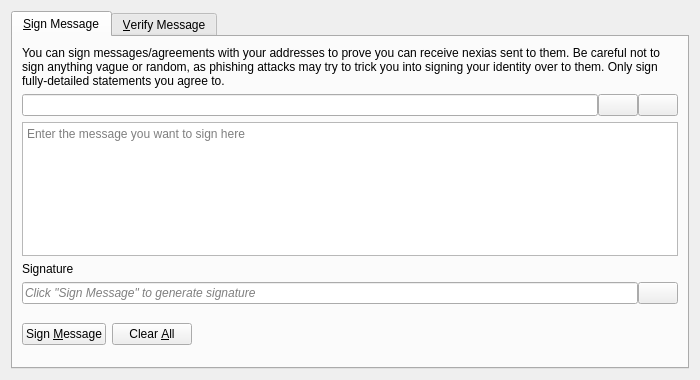
<?xml version="1.0" encoding="UTF-8"?>
<ui version="4.0">
 <class>SignVerifyMessageDialog</class>
 <widget class="QDialog" name="SignVerifyMessageDialog">
  <property name="geometry">
   <rect>
    <x>0</x>
    <y>0</y>
    <width>700</width>
    <height>380</height>
   </rect>
  </property>
  <property name="windowTitle">
   <string>Signatures - Sign / Verify a Message</string>
  </property>
  <property name="modal">
   <bool>true</bool>
  </property>
  <layout class="QVBoxLayout" name="verticalLayout">
   <item>
    <widget class="QTabWidget" name="tabWidget">
     <property name="currentIndex">
      <number>0</number>
     </property>
     <widget class="QWidget" name="tabSignMessage">
      <attribute name="title">
       <string>&amp;Sign Message</string>
      </attribute>
      <layout class="QVBoxLayout" name="verticalLayout_SM">
       <item>
        <widget class="QLabel" name="infoLabel_SM">
         <property name="text">
          <string>You can sign messages/agreements with your addresses to prove you can receive nexias sent to them. Be careful not to sign anything vague or random, as phishing attacks may try to trick you into signing your identity over to them. Only sign fully-detailed statements you agree to.</string>
         </property>
         <property name="textFormat">
          <enum>Qt::PlainText</enum>
         </property>
         <property name="wordWrap">
          <bool>true</bool>
         </property>
        </widget>
       </item>
       <item>
        <layout class="QHBoxLayout" name="horizontalLayout_1_SM">
         <property name="spacing">
          <number>0</number>
         </property>
         <item>
          <widget class="QValidatedLineEdit" name="addressIn_SM">
           <property name="toolTip">
            <string>The Nexia address to sign the message with</string>
           </property>
          </widget>
         </item>
         <item>
          <widget class="QPushButton" name="addressBookButton_SM">
           <property name="toolTip">
            <string>Choose previously used address</string>
           </property>
           <property name="text">
            <string/>
           </property>
           <property name="icon">
            <iconset resource="../bitcoin.qrc">
             <normaloff>:/icons/address-book</normaloff>:/icons/address-book</iconset>
           </property>
           <property name="shortcut">
            <string>Alt+A</string>
           </property>
           <property name="autoDefault">
            <bool>false</bool>
           </property>
          </widget>
         </item>
         <item>
          <widget class="QPushButton" name="pasteButton_SM">
           <property name="toolTip">
            <string>Paste address from clipboard</string>
           </property>
           <property name="text">
            <string/>
           </property>
           <property name="icon">
            <iconset resource="../bitcoin.qrc">
             <normaloff>:/icons/editpaste</normaloff>:/icons/editpaste</iconset>
           </property>
           <property name="shortcut">
            <string>Alt+P</string>
           </property>
           <property name="autoDefault">
            <bool>false</bool>
           </property>
          </widget>
         </item>
        </layout>
       </item>
       <item>
        <widget class="QPlainTextEdit" name="messageIn_SM">
         <property name="toolTip">
          <string>Enter the message you want to sign here</string>
         </property>
         <property name="placeholderText">
          <string>Enter the message you want to sign here</string>
         </property>
        </widget>
       </item>
       <item>
        <widget class="QLabel" name="signatureLabel_SM">
         <property name="text">
          <string>Signature</string>
         </property>
         <property name="textFormat">
          <enum>Qt::PlainText</enum>
         </property>
        </widget>
       </item>
       <item>
        <layout class="QHBoxLayout" name="horizontalLayout_2_SM">
         <property name="spacing">
          <number>0</number>
         </property>
         <item>
          <widget class="QLineEdit" name="signatureOut_SM">
           <property name="placeholderText">
            <string>Click "Sign Message" to generate signature</string>
           </property>
           <property name="font">
            <font>
             <italic>true</italic>
            </font>
           </property>
           <property name="readOnly">
            <bool>true</bool>
           </property>
          </widget>
         </item>
         <item>
          <widget class="QPushButton" name="copySignatureButton_SM">
           <property name="toolTip">
            <string>Copy the current signature to the system clipboard</string>
           </property>
           <property name="text">
            <string/>
           </property>
           <property name="icon">
            <iconset resource="../bitcoin.qrc">
             <normaloff>:/icons/editcopy</normaloff>:/icons/editcopy</iconset>
           </property>
           <property name="autoDefault">
            <bool>false</bool>
           </property>
          </widget>
         </item>
        </layout>
       </item>
       <item>
        <layout class="QHBoxLayout" name="horizontalLayout_3_SM">
         <item>
          <widget class="QPushButton" name="signMessageButton_SM">
           <property name="toolTip">
            <string>Sign the message to prove you own this Nexia address</string>
           </property>
           <property name="text">
            <string>Sign &amp;Message</string>
           </property>
           <property name="icon">
            <iconset resource="../bitcoin.qrc">
             <normaloff>:/icons/edit</normaloff>:/icons/edit</iconset>
           </property>
           <property name="autoDefault">
            <bool>false</bool>
           </property>
          </widget>
         </item>
         <item>
          <widget class="QPushButton" name="clearButton_SM">
           <property name="toolTip">
            <string>Reset all sign message fields</string>
           </property>
           <property name="text">
            <string>Clear &amp;All</string>
           </property>
           <property name="icon">
            <iconset resource="../bitcoin.qrc">
             <normaloff>:/icons/remove</normaloff>:/icons/remove</iconset>
           </property>
           <property name="autoDefault">
            <bool>false</bool>
           </property>
          </widget>
         </item>
         <item>
          <spacer name="horizontalSpacer_1_SM">
           <property name="orientation">
            <enum>Qt::Horizontal</enum>
           </property>
           <property name="sizeHint" stdset="0">
            <size>
             <width>40</width>
             <height>48</height>
            </size>
           </property>
          </spacer>
         </item>
         <item>
          <widget class="QLabel" name="statusLabel_SM">
           <property name="font">
            <font>
             <weight>75</weight>
             <bold>true</bold>
            </font>
           </property>
           <property name="text">
            <string/>
           </property>
           <property name="wordWrap">
            <bool>true</bool>
           </property>
          </widget>
         </item>
         <item>
          <spacer name="horizontalSpacer_2_SM">
           <property name="orientation">
            <enum>Qt::Horizontal</enum>
           </property>
           <property name="sizeHint" stdset="0">
            <size>
             <width>40</width>
             <height>48</height>
            </size>
           </property>
          </spacer>
         </item>
        </layout>
       </item>
      </layout>
     </widget>
     <widget class="QWidget" name="tabVerifyMessage">
      <attribute name="title">
       <string>&amp;Verify Message</string>
      </attribute>
      <layout class="QVBoxLayout" name="verticalLayout_VM">
       <item>
        <widget class="QLabel" name="infoLabel_VM">
         <property name="text">
          <string>Enter the receiver's address, message (ensure you copy line breaks, spaces, tabs, etc. exactly) and signature below to verify the message. Be careful not to read more into the signature than what is in the signed message itself, to avoid being tricked by a man-in-the-middle attack. Note that this only proves the signing party receives with the address, it cannot prove sendership of any transaction!</string>
         </property>
         <property name="textFormat">
          <enum>Qt::PlainText</enum>
         </property>
         <property name="alignment">
          <set>Qt::AlignLeading|Qt::AlignLeft|Qt::AlignTop</set>
         </property>
         <property name="wordWrap">
          <bool>true</bool>
         </property>
        </widget>
       </item>
       <item>
        <layout class="QHBoxLayout" name="horizontalLayout_1_VM">
         <property name="spacing">
          <number>0</number>
         </property>
         <item>
          <widget class="QValidatedLineEdit" name="addressIn_VM">
           <property name="toolTip">
            <string>The Nexia address the message was signed with</string>
           </property>
          </widget>
         </item>
         <item>
          <widget class="QPushButton" name="addressBookButton_VM">
           <property name="toolTip">
            <string>Choose previously used address</string>
           </property>
           <property name="text">
            <string/>
           </property>
           <property name="icon">
            <iconset resource="../bitcoin.qrc">
             <normaloff>:/icons/address-book</normaloff>:/icons/address-book</iconset>
           </property>
           <property name="shortcut">
            <string>Alt+A</string>
           </property>
           <property name="autoDefault">
            <bool>false</bool>
           </property>
          </widget>
         </item>
        </layout>
       </item>
       <item>
        <widget class="QPlainTextEdit" name="messageIn_VM">
          <property name="toolTip">
            <string>The signed message to verify</string>
          </property>
          <property name="placeholderText">
            <string>The signed message to verify</string>
          </property>
        </widget>
       </item>
       <item>
        <widget class="QValidatedLineEdit" name="signatureIn_VM">
          <property name="toolTip">
            <string>The signature given when the message was signed</string>
          </property>
          <property name="placeholderText">
            <string>The signature given when the message was signed</string>
          </property>
        </widget>
       </item>
       <item>
        <layout class="QHBoxLayout" name="horizontalLayout_2_VM">
         <item>
          <widget class="QPushButton" name="verifyMessageButton_VM">
           <property name="toolTip">
            <string>Verify the message to ensure it was signed with the specified Nexia address</string>
           </property>
           <property name="text">
            <string>Verify &amp;Message</string>
           </property>
           <property name="icon">
            <iconset resource="../bitcoin.qrc">
             <normaloff>:/icons/transaction_0</normaloff>:/icons/transaction_0</iconset>
           </property>
           <property name="autoDefault">
            <bool>false</bool>
           </property>
          </widget>
         </item>
         <item>
          <widget class="QPushButton" name="clearButton_VM">
           <property name="toolTip">
            <string>Reset all verify message fields</string>
           </property>
           <property name="text">
            <string>Clear &amp;All</string>
           </property>
           <property name="icon">
            <iconset resource="../bitcoin.qrc">
             <normaloff>:/icons/remove</normaloff>:/icons/remove</iconset>
           </property>
           <property name="autoDefault">
            <bool>false</bool>
           </property>
          </widget>
         </item>
         <item>
          <spacer name="horizontalSpacer_1_VM">
           <property name="orientation">
            <enum>Qt::Horizontal</enum>
           </property>
           <property name="sizeHint" stdset="0">
            <size>
             <width>40</width>
             <height>48</height>
            </size>
           </property>
          </spacer>
         </item>
         <item>
          <widget class="QLabel" name="statusLabel_VM">
           <property name="font">
            <font>
             <weight>75</weight>
             <bold>true</bold>
            </font>
           </property>
           <property name="text">
            <string/>
           </property>
           <property name="wordWrap">
            <bool>true</bool>
           </property>
          </widget>
         </item>
         <item>
          <spacer name="horizontalSpacer_2_VM">
           <property name="orientation">
            <enum>Qt::Horizontal</enum>
           </property>
           <property name="sizeHint" stdset="0">
            <size>
             <width>40</width>
             <height>48</height>
            </size>
           </property>
          </spacer>
         </item>
        </layout>
       </item>
      </layout>
     </widget>
    </widget>
   </item>
  </layout>
 </widget>
 <customwidgets>
  <customwidget>
   <class>QValidatedLineEdit</class>
   <extends>QLineEdit</extends>
   <header>qt/qvalidatedlineedit.h</header>
  </customwidget>
 </customwidgets>
 <resources>
  <include location="../bitcoin.qrc"/>
 </resources>
 <connections/>
</ui>
